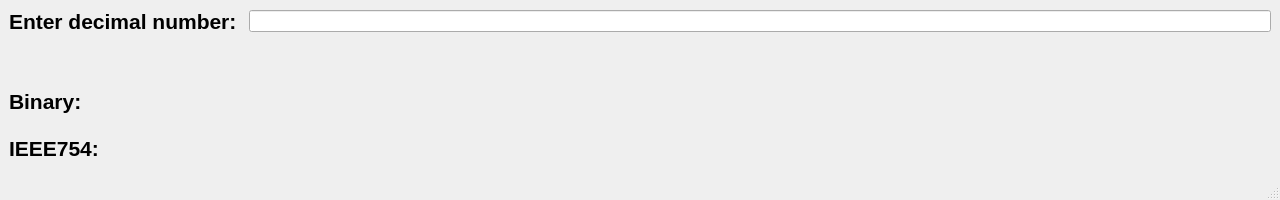
<?xml version="1.0" encoding="UTF-8"?>
<ui version="4.0">
 <class>MainWindow</class>
 <widget class="QMainWindow" name="MainWindow">
  <property name="geometry">
   <rect>
    <x>0</x>
    <y>0</y>
    <width>1280</width>
    <height>200</height>
   </rect>
  </property>
  <property name="sizePolicy">
   <sizepolicy hsizetype="Fixed" vsizetype="Fixed">
    <horstretch>0</horstretch>
    <verstretch>0</verstretch>
   </sizepolicy>
  </property>
  <property name="minimumSize">
   <size>
    <width>1280</width>
    <height>200</height>
   </size>
  </property>
  <property name="maximumSize">
   <size>
    <width>1280</width>
    <height>200</height>
   </size>
  </property>
  <property name="windowTitle">
   <string>Task 1</string>
  </property>
  <widget class="QWidget" name="centralwidget">
   <layout class="QVBoxLayout" name="verticalLayout">
    <item>
     <layout class="QHBoxLayout" name="horizontalLayout_3">
      <item>
       <widget class="QLabel" name="label">
        <property name="sizePolicy">
         <sizepolicy hsizetype="Fixed" vsizetype="Preferred">
          <horstretch>0</horstretch>
          <verstretch>0</verstretch>
         </sizepolicy>
        </property>
        <property name="font">
         <font>
          <pointsize>16</pointsize>
          <bold>true</bold>
         </font>
        </property>
        <property name="text">
         <string>Enter decimal number: </string>
        </property>
       </widget>
      </item>
      <item>
       <widget class="QLineEdit" name="lineEdit"/>
      </item>
     </layout>
    </item>
    <item>
     <spacer name="verticalSpacer">
      <property name="orientation">
       <enum>Qt::Vertical</enum>
      </property>
      <property name="sizeType">
       <enum>QSizePolicy::Minimum</enum>
      </property>
      <property name="sizeHint" stdset="0">
       <size>
        <width>20</width>
        <height>40</height>
       </size>
      </property>
     </spacer>
    </item>
    <item>
     <layout class="QHBoxLayout" name="horizontalLayout_2">
      <item>
       <widget class="QLabel" name="label_3">
        <property name="enabled">
         <bool>true</bool>
        </property>
        <property name="sizePolicy">
         <sizepolicy hsizetype="Fixed" vsizetype="Preferred">
          <horstretch>0</horstretch>
          <verstretch>0</verstretch>
         </sizepolicy>
        </property>
        <property name="font">
         <font>
          <pointsize>16</pointsize>
          <bold>true</bold>
         </font>
        </property>
        <property name="text">
         <string>Binary: </string>
        </property>
       </widget>
      </item>
      <item>
       <widget class="QLabel" name="label_binary">
        <property name="font">
         <font>
          <pointsize>16</pointsize>
         </font>
        </property>
        <property name="text">
         <string/>
        </property>
        <property name="scaledContents">
         <bool>false</bool>
        </property>
        <property name="alignment">
         <set>Qt::AlignCenter</set>
        </property>
       </widget>
      </item>
     </layout>
    </item>
    <item>
     <layout class="QHBoxLayout" name="horizontalLayout">
      <item>
       <widget class="QLabel" name="label_2">
        <property name="sizePolicy">
         <sizepolicy hsizetype="Fixed" vsizetype="Preferred">
          <horstretch>0</horstretch>
          <verstretch>0</verstretch>
         </sizepolicy>
        </property>
        <property name="font">
         <font>
          <pointsize>16</pointsize>
          <bold>true</bold>
         </font>
        </property>
        <property name="text">
         <string>IEEE754: </string>
        </property>
       </widget>
      </item>
      <item>
       <widget class="QLabel" name="label_IEEE">
        <property name="font">
         <font>
          <pointsize>16</pointsize>
         </font>
        </property>
        <property name="text">
         <string/>
        </property>
        <property name="scaledContents">
         <bool>false</bool>
        </property>
        <property name="alignment">
         <set>Qt::AlignCenter</set>
        </property>
       </widget>
      </item>
     </layout>
    </item>
   </layout>
  </widget>
  <widget class="QMenuBar" name="menubar">
   <property name="geometry">
    <rect>
     <x>0</x>
     <y>0</y>
     <width>1280</width>
     <height>22</height>
    </rect>
   </property>
  </widget>
  <widget class="QStatusBar" name="statusbar"/>
 </widget>
 <resources/>
 <connections/>
</ui>
